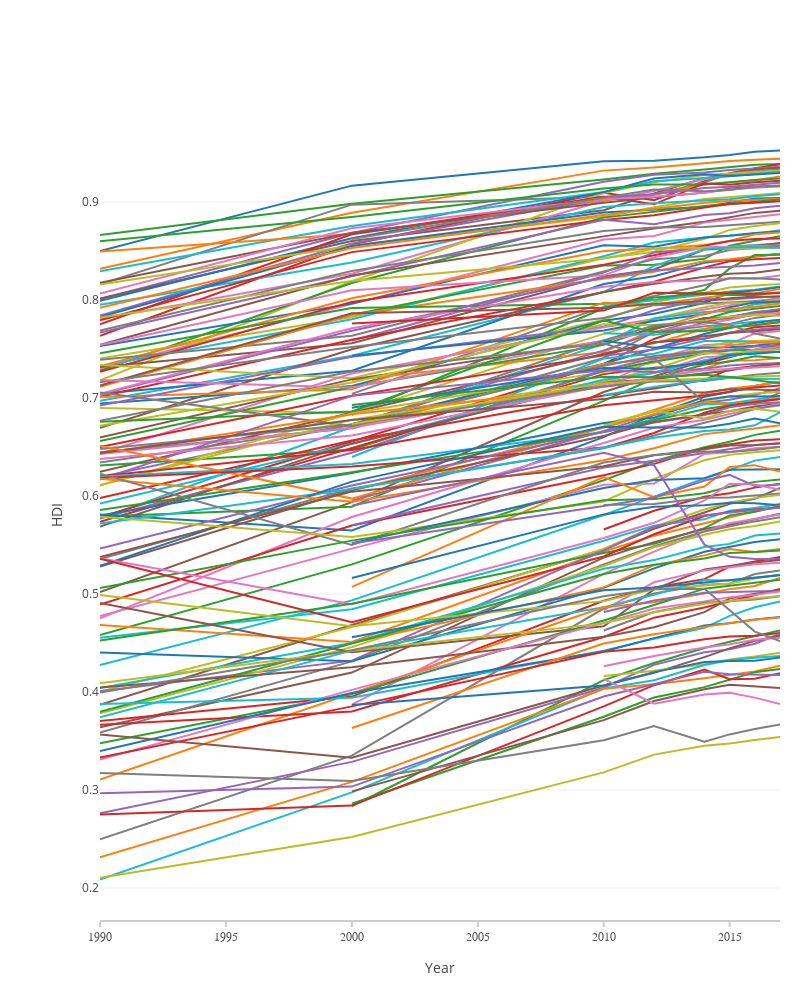

Notebook code for this chart:
### Code cell
traces = []

#create a trace for each country 
for country in trends['Country'].unique():
    traces.append(go.Scatter(
        x=trends.loc[trends['Country']==country]['Year'].tolist(),
        y=trends.loc[trends['Country']==country]['HDI'].tolist(),
        mode='lines',
        connectgaps=False,
        name = country
    ))

layout = go.Layout(
    width=800,
    height=1000,
    xaxis=dict(
        showline=True,
        showgrid=False,
        showticklabels=True,
        linecolor='rgb(204, 204, 204)',
        linewidth=2,
        ticks='outside',
        tickcolor='rgb(204, 204, 204)',
        tickwidth=2,
        ticklen=5,
        tickfont=dict(
            family='Arial',
            size=12,
            color='rgb(82, 82, 82)',
        ),
        title='Year'
    ),
    yaxis=dict(
        showgrid=True,
        zeroline=False,
        showline=False,
        showticklabels=True,
        title='HDI'
    ),
    autosize=False,
    margin=dict(
        autoexpand=False,
        l=100,
        r=20,
        t=110,
    ),
    showlegend=False
)


fig = go.Figure(data=traces, layout=layout)
iplot(fig, filename='HDI_trends')
